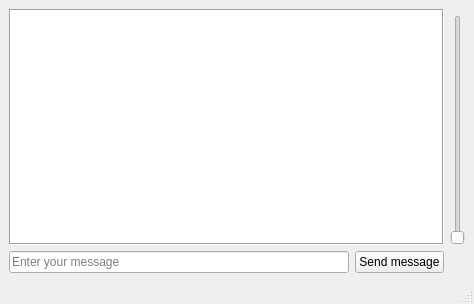
<?xml version="1.0" encoding="UTF-8"?>
<ui version="4.0">
 <class>MainWindow</class>
 <widget class="QMainWindow" name="MainWindow">
  <property name="geometry">
   <rect>
    <x>0</x>
    <y>0</y>
    <width>474</width>
    <height>304</height>
   </rect>
  </property>
  <property name="windowTitle">
   <string>Neural Waifu</string>
  </property>
  <property name="animated">
   <bool>true</bool>
  </property>
  <widget class="QWidget" name="centralwidget">
   <layout class="QGridLayout" name="gridLayout">
    <item row="0" column="0" rowspan="2" colspan="2">
     <widget class="QListWidget" name="listWidget">
      <property name="frameShape">
       <enum>QFrame::Box</enum>
      </property>
      <property name="frameShadow">
       <enum>QFrame::Sunken</enum>
      </property>
      <property name="sortingEnabled">
       <bool>false</bool>
      </property>
     </widget>
    </item>
    <item row="2" column="0">
     <widget class="QLineEdit" name="lineEdit">
      <property name="text">
       <string/>
      </property>
      <property name="placeholderText">
       <string>Enter your message</string>
      </property>
     </widget>
    </item>
    <item row="1" column="2">
     <widget class="QSlider" name="verticalSlider">
      <property name="orientation">
       <enum>Qt::Vertical</enum>
      </property>
     </widget>
    </item>
    <item row="2" column="1">
     <widget class="QPushButton" name="pushButton">
      <property name="text">
       <string>Send message</string>
      </property>
     </widget>
    </item>
   </layout>
  </widget>
  <widget class="QMenuBar" name="menubar">
   <property name="geometry">
    <rect>
     <x>0</x>
     <y>0</y>
     <width>474</width>
     <height>22</height>
    </rect>
   </property>
  </widget>
  <widget class="QStatusBar" name="statusbar"/>
 </widget>
 <resources/>
 <connections/>
</ui>
